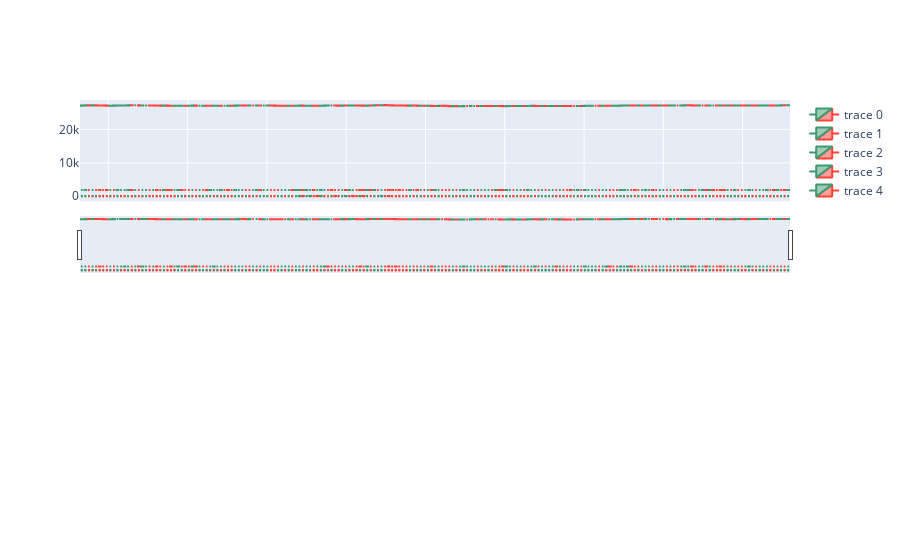

The cell this chart's notebook holds for it:
### Code cell
fig.show()

### Figure 1 — Plotly figure (JSON) as saved in the notebook; plotly's stock layout.template omitted (floating-point values rounded to 4 significant figures; data arrays with more than 128 entries replaced by an {"elided": "..."} marker saying what was removed)
{"data": [{"close": {"elided": "199 float values"}, "high": {"elided": "199 float values"}, "low": {"elided": "199 float values"}, "open": {"elided": "199 float values"}, "type": "candlestick", "x": {"elided": "199 int values"}, "xaxis": "x", "yaxis": "y"}, {"close": {"elided": "199 int values"}, "high": {"elided": "199 int values"}, "low": {"elided": "199 int values"}, "open": {"elided": "199 int values"}, "type": "candlestick", "x": {"elided": "199 int values"}, "xaxis": "x", "yaxis": "y"}, {"close": {"elided": "199 float values"}, "high": {"elided": "199 float values"}, "low": {"elided": "199 float values"}, "open": {"elided": "199 float values"}, "type": "candlestick", "x": {"elided": "199 int values"}, "xaxis": "x", "yaxis": "y"}, {"close": {"elided": "199 float values"}, "high": {"elided": "199 float values"}, "low": {"elided": "199 float values"}, "open": {"elided": "199 float values"}, "type": "candlestick", "x": {"elided": "199 int values"}, "xaxis": "x", "yaxis": "y"}, {"close": {"elided": "199 float values"}, "high": {"elided": "199 float values"}, "low": {"elided": "199 float values"}, "open": {"elided": "199 float values"}, "type": "candlestick", "x": {"elided": "199 int values"}, "xaxis": "x", "yaxis": "y"}], "layout": {"xaxis": {"anchor": "y", "domain": [0, 1], "matches": "x3", "showticklabels": false}, "xaxis2": {"anchor": "y2", "domain": [0, 1], "matches": "x3", "showticklabels": false}, "xaxis3": {"anchor": "y3", "domain": [0, 1]}, "yaxis": {"anchor": "x", "domain": [0.7333, 1]}, "yaxis2": {"anchor": "x2", "domain": [0.3667, 0.6333]}, "yaxis3": {"anchor": "x3", "domain": [0, 0.2667]}}}
